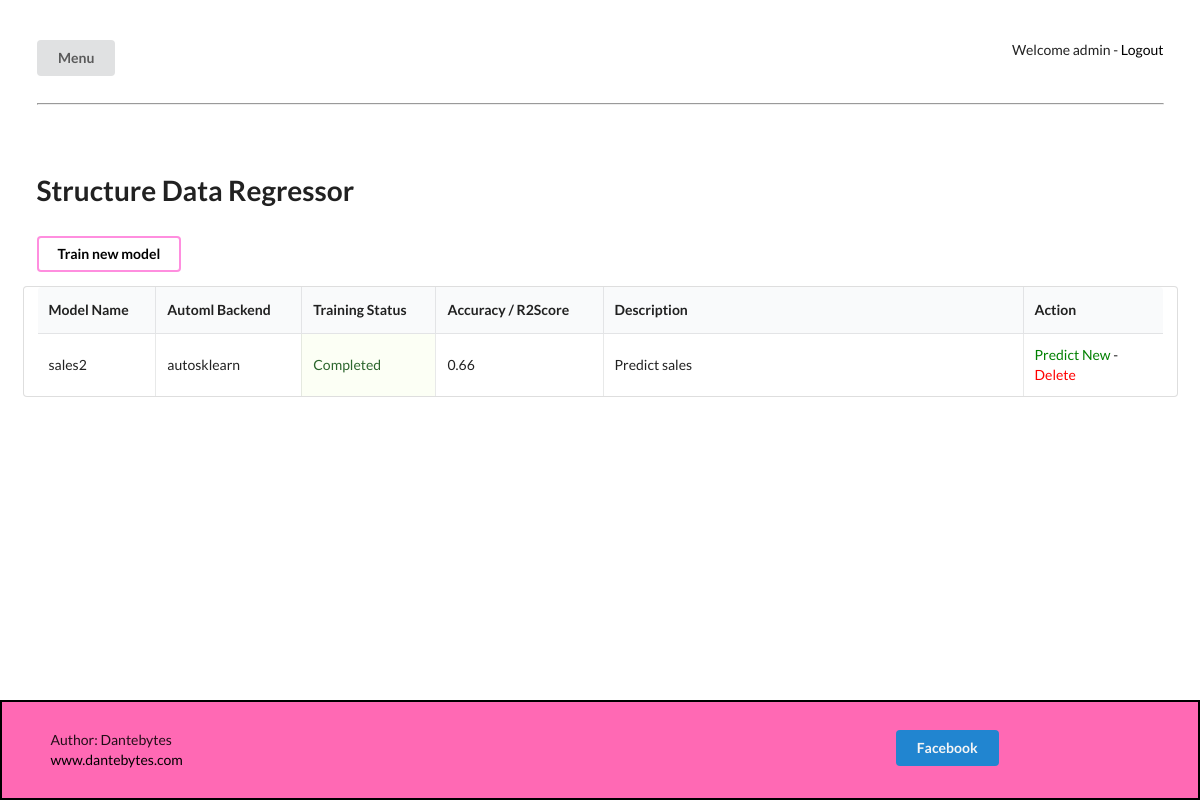
Screenshot of /struc_data_regressor/ (signed in) with the database file from the repository.
### hautomodel/models.py (models this page shows, shortened)
class AutoMLModel(models.Model):
    name = models.CharField(max_length=30, unique=True)
    description = models.TextField()
    model_type = models.CharField(max_length=30)
    automl_backend = models.CharField(max_length=30, null=True)
    accuracy_score = models.CharField(max_length=30, null=True)
    train_status = models.CharField(max_length=30, null=True)
    date_created = models.DateField(null=True)
    timestamp_created = models.DateField(null=True)
    columns = models.TextField(null=True)

### hautomodel/views.py (the view)
# urls.py: path('struc_data_regressor/', views.struc_data_regressor, name='struc_data_regressor'),
@login_required(login_url='/')
def struc_data_regressor(request):
    context = {}
    user = request.user.__class__.objects.filter(pk=request.user.id).values().first()
    all_entries = AutoMLModel.objects.filter(model_type='sdata_regressor')
    context = {
        "user": user["username"],
        "automl_entries": all_entries.values(),
        }
    return render(request, "struc_data_regressor.html", context)

### hautomodel/templates/struc_data_regressor.html (shortened to what this page needs)
{% extends "base.html" %}
{% block content %}
<div id="main" class="pusher">
  {% include "inc_menu_btn.html" %}
  <br>
  <div class="ui stackable grid container">
    <div class="column">
      <h1>Structure Data Regressor</h1>
    </div>
  </div>
  <div class="ui stackable grid container">
    <div class="column"><button class="ui inverted pink button"><a href={% url 'train_new' %}>Train new
          model</a></button></div>
  </div>
  <div class="ui stackable grid container">
    <table class="ui celled table">
      <thead>
        <tr>
          <th>Model Name</th>
          <th>Automl Backend</th>
          <th>Training Status</th>
          <th>Accuracy / R2Score</th>
          <th class="table_column_desciption">Description</th>
          <th class="table_column_action">Action</th>
        </tr>
      </thead>
      <tbody>
        {% for au in automl_entries %}
        <tr>
          <td>{{au.name}}</td>
          <td>{{au.automl_backend}}</td>
          {% if au.train_status == "Completed" %}
          <td class="positive">{{au.train_status}}</td>
          {% else %}
          <td class="negative">{{au.train_status}}</td>
          {% endif %}
          <td>{{au.accuracy_score}}</td>
          <td>{{au.description}}</td>
          <td> <a class="positive_link" href={% url 'sd_predict' model_name=au.name %}>Predict New</a> - <a
              class="negative_link" href={% url 'admin:index' %}>Delete</a>
        </tr>
        {% endfor %}
      </tbody>
    </table>
  </div>
  <div class="ui hidden divider"></div>
  <div class="ui hidden divider"></div>
</div>
{% endblock %}

### hautomodel/templates/inc_menu_btn.html (shortened to what this page needs)
<br>
<br>
<div class="ui stackable grid container">
	<div class="four wide column">
		<div class="ui animated button" tabindex="0">
			<div class="visible content">Menu</div>
		</div>
	</div>
	<div class="twelve wide column" style="text-align: right;">
		<p>Welcome {{user}} - <a class="item" href={% url 'logout_hautomodel' %}>Logout</a></p>
	</div>
</div>
<div class="ui container">
	<br>
	<hr><br><br>
</div>

### hautomodel/static/css/main.css (style rules this page uses)
body { font-family: "Lato", sans-serif; min-height: 100vh; display: flex; flex-direction: column; }
a { color: black; }
.positive_link { color: green; }
.negative_link { color: red; }
.table_column_desciption { width: 30rem; }
.table_column_action { width: 10rem; }

### rows the page displays
AutoMLModel: name "sales2", automl_backend "autosklearn", train_status "Completed", accuracy_score "0.66", description "Predict sales"

### other values shown
{{ user }} "admin"
